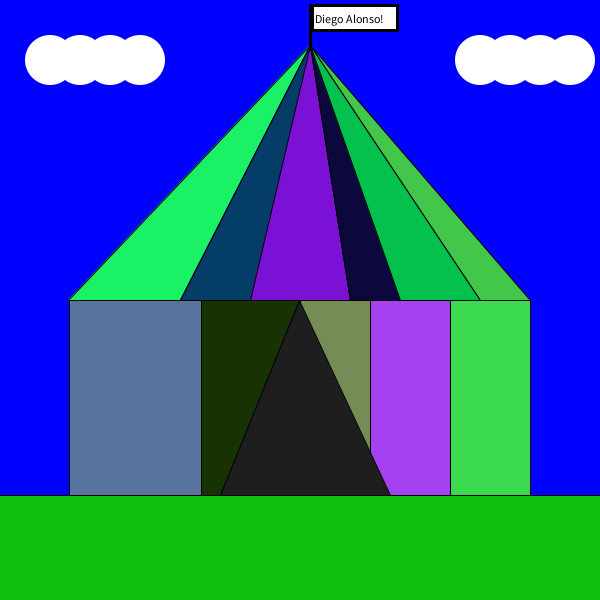
Frame 1 (no input)
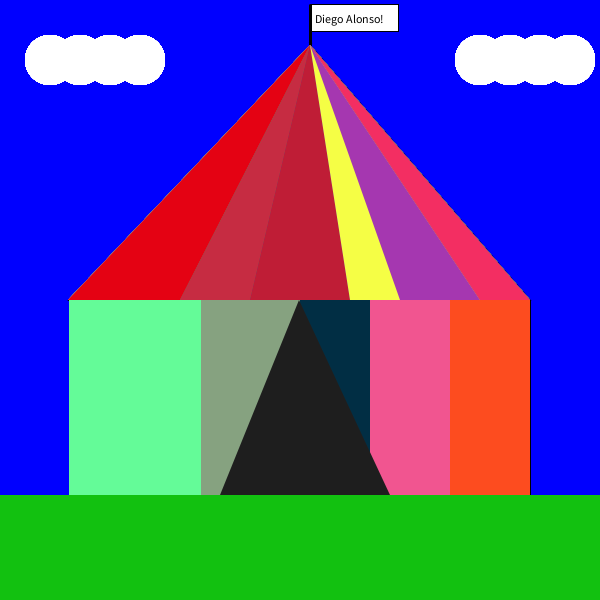
Frame 60 (the mouse pressed at the canvas centre just before this capture)
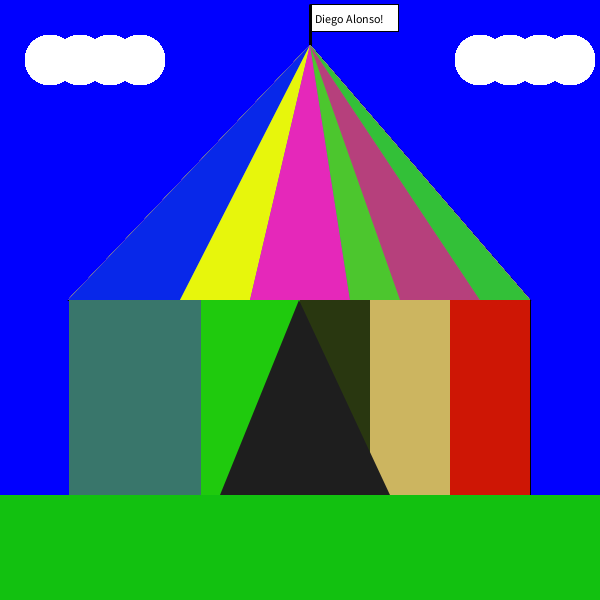
Frame 120 (the mouse held since frame 60 and released just before this capture)

The Processing sketch that drew these frames (run headless with seeded random() and noise(); from frame 60 on, the mouse is pressed at the canvas centre):

// Processing sketch: processing_113349
// ── processing_113349.pde

//Autor: Diego Alonso
//Data da criação: 02/10/2013

float r=255;
float g=255;
float b=255;

void setup() {
  size(600, 600);
  stroke(0);  
  background(0, 0, 255);
}

void draw() {

  frameRate(40);
  rectMode(CENTER);

  //Centro da tenda;

  fill(random(r), random(g), random(b));
  rect(400, 400, 100, 200);
  fill(random(r), random(g), random(b));
  rect(490, 400, 80, 200);
  fill(random(r), random(g), random(b));
  rect(330, 400, 80, 200);
  fill(random(r), random(g), random(b));
  rect(250, 400, 100, 200);
  fill(random(r), random(g), random(b));
  rect(135, 400, 132, 200);


  //Topo da tenda

  fill(random(r), random(g), random(b));
  triangle(310, 45, 68, 300, 180, 300);//1ºtriangulo
  fill(random(r), random(g), random(b));
  triangle(310, 45, 180, 300, 250, 300);//2ºtriangulo
  fill(random(r), random(g), random(b));
  triangle(310, 45, 250, 300, 350, 300);//3ºtriangulo
  fill(random(r), random(g), random(b));
  triangle(310, 45, 350, 300, 480, 300);//4º
  fill(random(r), random(g), random(b));
  triangle(310, 45, 400, 300, 480, 300);//5º
  fill(random(r), random(g), random(b));
  triangle(310, 45, 480, 300, 530, 300);//6º

  //Porta de entrada.

  fill(30);
  triangle(299, 300, 220, 495, 390, 495);

  //Base da Tenda

  fill(18, 193, 16);
  rect(300, 550, 610, 110);

  //Bandeira

  strokeWeight(3);
  line(310, 45, 310, 5);
  fill(255);
  rect(355, 18, 85, 25);
  fill(0);
  strokeWeight(50);
  text("Diego Alonso!", 315, 23);
  strokeWeight(1);

  //Nuvens
  ellipseMode(CENTER);
  fill(255);
  noStroke();
  for (int x=50; x<=140; x+=30)
    ellipse(x, 60, 50, 50);
  for (int x=480; x<=570; x+=30)
    ellipse(x, 60, 50, 50);
}
